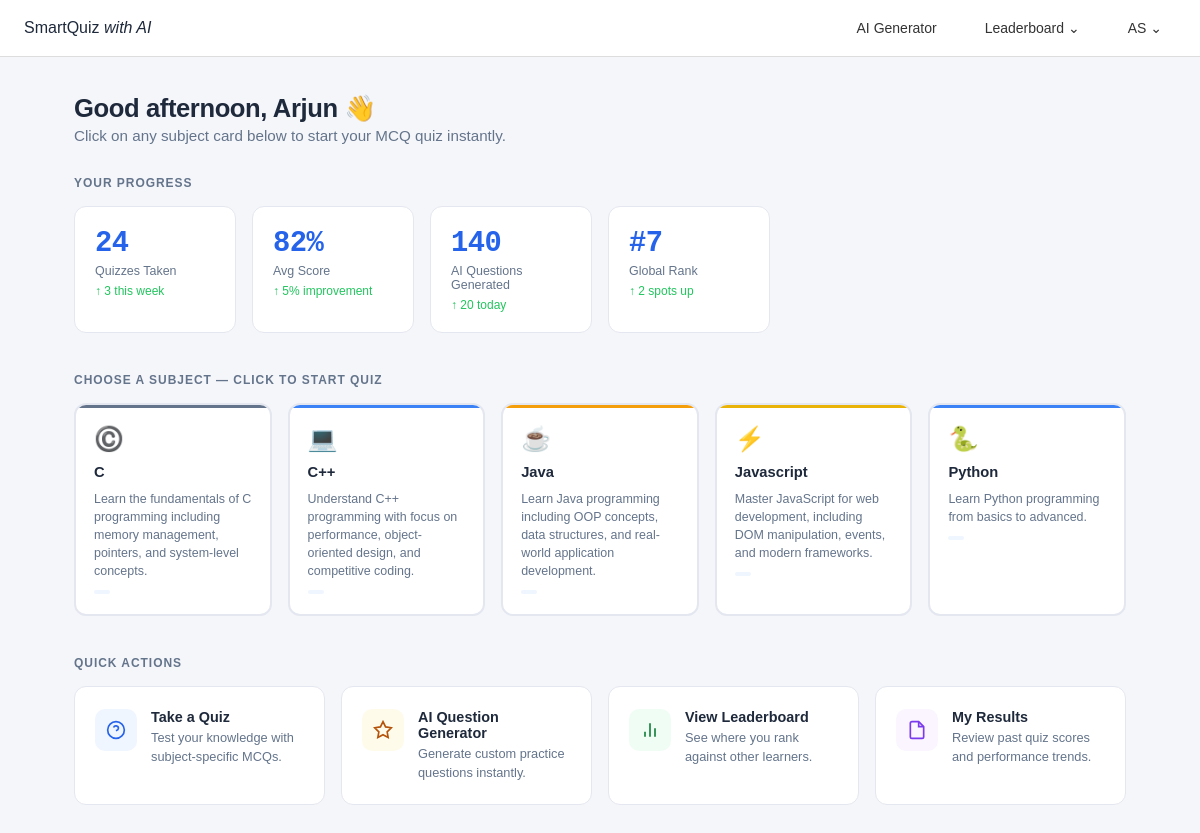
The page /accounts/dashboard/ on the database its author committed.
### ai/models.py (models this page shows, shortened)
class Subject(models.Model):
    name        = models.CharField(max_length=100)
    slug        = models.SlugField(unique=True)          # e.g. 'python', 'cpp'
    icon        = models.CharField(max_length=10)        # e.g. 'Py', 'C++'
    description = models.TextField(blank=True)
    badge       = models.CharField(max_length=50, blank=True)  # e.g. 'Beginner–Advanced'
    order       = models.PositiveSmallIntegerField(default=0)
    is_active   = models.BooleanField(default=True)
    class Meta:
        ordering = ['order', 'name']

### accounts/views.py (the view)
# urls.py: path("dashboard/",views.dashboard,name='dashboard'),
def dashboard(request):
    subjects = Subject.objects.filter(is_active=True)
    return render(request, 'accounts/dashboard.html', {
        'subjects': subjects,
    })

### accounts/templates/accounts/dashboard.html (shortened to what this page needs)
{%extends 'main/base.html' %}
{%load static %}
{% block content %}
<link rel="stylesheet" href="{% static 'accounts/dashboard.css' %}">
<nav class="navbar">
  <div class="nav-left">
     <span>SmartQuiz <em>with AI</em></span>
  </div>
  <div class="nav-right">
    <a href="{% url 'ai_page' %}" class="nav-item">
      AI Generator
    </a>
    <div class="nav-item dropdown-parent">
      Leaderboard ⌄
    </div>
    <div class="nav-item dropdown-parent">
      AS ⌄
    </div>
  </div>
</nav>
<main>
  <div id="dashView">
    <div class="page-header">
      <h1>Good afternoon, Arjun 👋</h1>
      <p>Click on any subject card below to start your MCQ quiz instantly.</p>
    </div>
    <div class="sec-label">Your Progress</div>
    <div class="stats-row">
      <div class="stat-card"><div class="stat-val">24</div><div class="stat-label">Quizzes Taken</div><div class="stat-delta">↑ 3 this week</div></div>
      <div class="stat-card"><div class="stat-val">82%</div><div class="stat-label">Avg Score</div><div class="stat-delta">↑ 5% improvement</div></div>
      <div class="stat-card"><div class="stat-val">140</div><div class="stat-label">AI Questions Generated</div><div class="stat-delta">↑ 20 today</div></div>
      <div class="stat-card"><div class="stat-val">#7</div><div class="stat-label">Global Rank</div><div class="stat-delta">↑ 2 spots up</div></div>
    </div>
<div class="sec-label">Choose a Subject — Click to Start Quiz</div>
<div class="subject-grid">
  {% for subject in subjects %}
  <div class="subject-card" data-sub="{{ subject.slug }}" onclick="startQuiz('{{ subject.slug }}')">
    <div class="sub-icon">{{ subject.icon }}</div>
    <div class="sub-name">{{ subject.name }}</div>
    <div class="sub-desc">{{ subject.description }}</div>
    <div class="sub-badge">{{ subject.badge }}</div>
  </div>
  {% empty %}
  <p style="color:#888;">No subjects available yet. Ask your admin to add some!</p>
  {% endfor %}
</div>
    <div class="sec-label">Quick Actions</div>
    <div class="actions-grid">
      <div class="action-card" onclick="showToast('Click a subject card above to take a quiz.')">
        <div class="act-icon blue"><svg width="20" height="20" fill="none" stroke="currentColor" stroke-width="2" viewBox="0 0 24 24"><circle cx="12" cy="12" r="10"/><path d="M9.09 9a3 3 0 015.83 1c0 2-3 3-3 3"/><line x1="12" y1="17" x2="12.01" y2="17"/></svg></div>
        <div class="act-text"><strong>Take a Quiz</strong><span>Test your knowledge with subject-specific MCQs.</span></div>
      </div>
      <div class="action-card" onclick="showToast('AI Question Generator coming soon...')">
        <div class="act-icon amber"><svg width="20" height="20" fill="none" stroke="currentColor" stroke-width="2" viewBox="0 0 24 24"><polygon points="12 2 15.09 8.26 22 9.27 17 14.14 18.18 21.02 12 17.77 5.82 21.02 7 14.14 2 9.27 8.91 8.26 12 2"/></svg></div>
        <div class="act-text"><strong>AI Question Generator</strong><span>Generate custom practice questions instantly.</span></div>
      </div>
      <div class="action-card" onclick="showToast('Loading Leaderboard...')">
        <div class="act-icon green"><svg width="20" height="20" fill="none" stroke="currentColor" stroke-width="2" viewBox="0 0 24 24"><polyline points="18 20 18 10"/><polyline points="12 20 12 4"/><polyline points="6 20 6 14"/></svg></div>
        <div class="act-text"><strong>View Leaderboard</strong><span>See where you rank against other learners.</span></div>
      </div>
      <div class="action-card" onclick="showToast('Loading your results...')">
        <div class="act-icon purple"><svg width="20" height="20" fill="none" stroke="currentColor" stroke-width="2" viewBox="0 0 24 24"><path d="M14 2H6a2 2 0 00-2 2v16a2 2 0 002 2h12a2 2 0 002-2V8z"/><polyline points="14 2 14 8 20 8"/></svg></div>
        <div class="act-text"><strong>My Results</strong><span>Review past quiz scores and performance trends.</span></div>
      </div>
    </div>
  </div>
</main>
{%endblock content%}

### main/templates/main/base.html (shortened to what this page needs)
{% load static %}
<!DOCTYPE html>
<html lang="en">
<head>
  <link rel="stylesheet" href="{% static 'main/toast.css' %}">
</head>
<body>
  {% block content %}{% endblock %}
</body>
</html>

### accounts/static/accounts/dashboard.css (style rules this page uses)
*, *::before, *::after { box-sizing: border-box; margin: 0; padding: 0; }
:root { --bg: #f5f6fa; --surface: #ffffff; --border: #e4e7ef; --blue: #3b82f6; --blue-dark: #2563eb; --blue-soft: #eff6ff; --text: #1e293b; --muted: #64748b; --success: #22c55e; --danger: #ef4444; --radius: 12px; --shadow: 0 2px 12px rgba(30,41,59,.08); --shadow-lg: 0 8px 30px rgba(30,41,59,.12); }
body { font-family: 'DM Sans', sans-serif; background: var(--bg); color: var(--text); min-height: 100vh; }
.navbar { display: flex; justify-content: space-between; align-items: center; padding: 12px 24px; background: white; border-bottom: 1px solid #ddd; }
.nav-right { display: flex; align-items: center; gap: 20px; }
.nav-item { position: relative; padding: 8px 14px; cursor: pointer; font-size: 14px; color: #333; border-radius: 6px; text-decoration: none; }
main { max-width: 1100px; margin: 0 auto; padding: 36px 24px 60px; }
.page-header { margin-bottom: 32px; }
.page-header h1 { font-size: 1.6rem; font-weight: 600; letter-spacing: -.4px; }
.page-header p { color: var(--muted); margin-top: 4px; font-size: .95rem; }
.sec-label { font-size: .75rem; font-weight: 600; text-transform: uppercase; letter-spacing: .08em; color: var(--muted); margin-bottom: 16px; }
.stats-row { display: grid; grid-template-columns: repeat(auto-fill, minmax(160px, 1fr)); gap: 16px; margin-bottom: 40px; }
.stat-card { background: var(--surface); border: 1px solid var(--border); border-radius: var(--radius); padding: 20px; }
.stat-val { font-size: 1.8rem; font-weight: 600; letter-spacing: -.5px; color: var(--blue-dark); font-family: 'DM Mono', monospace; }
.stat-label { font-size: .78rem; color: var(--muted); margin-top: 4px; font-weight: 500; }
.stat-delta { font-size: .75rem; color: var(--success); margin-top: 6px; font-weight: 500; }
.subject-grid { display: grid; grid-template-columns: repeat(auto-fill, minmax(180px, 1fr)); gap: 16px; margin-bottom: 40px; }
.subject-card { background: var(--surface); border: 2px solid var(--border); border-radius: var(--radius); padding: 20px 18px; cursor: pointer; transition: border-color .18s, box-shadow .18s, transform .18s; display: flex; flex-direction: column; gap: 10px; position: relative; overflow: hidden; }
.subject-card::before { content: ''; position: absolute; top: 0; left: 0; right: 0; height: 3px; background: var(--cc, var(--blue)); border-radius: 3px 3px 0 0; }
.sub-icon { font-size: 1.5rem; font-family: 'DM Mono', monospace; font-weight: 500; color: var(--cc, var(--blue)); }
.sub-name { font-size: .92rem; font-weight: 600; }
.sub-desc { font-size: .78rem; color: var(--muted); line-height: 1.45; }
.sub-badge { font-size: .7rem; font-weight: 600; padding: 2px 8px; border-radius: 20px; background: var(--blue-soft); color: var(--blue-dark); width: fit-content; }
[data-sub="python"] { --cc: #3b82f6; }
[data-sub="java"] { --cc: #f59e0b; }
[data-sub="c"] { --cc: #64748b; }
[data-sub="javascript"] { --cc: #eab308; }
.actions-grid { display: grid; grid-template-columns: repeat(auto-fill, minmax(220px, 1fr)); gap: 16px; margin-bottom: 40px; }
.action-card { background: var(--surface); border: 1px solid var(--border); border-radius: var(--radius); padding: 22px 20px; cursor: pointer; transition: box-shadow .18s, transform .18s; display: flex; align-items: flex-start; gap: 14px; }
.act-icon { width: 42px; height: 42px; border-radius: 10px; display: flex; align-items: center; justify-content: center; flex-shrink: 0; }
.act-icon.blue { background: var(--blue-soft); color: var(--blue-dark); }
.act-icon.amber { background: #fffbeb; color: #b45309; }
.act-icon.green { background: #f0fdf4; color: #15803d; }
.act-icon.purple { background: #faf5ff; color: #7c3aed; }
.act-text strong { display: block; font-size: .9rem; font-weight: 600; margin-bottom: 3px; }
.act-text span { font-size: .8rem; color: var(--muted); line-height: 1.4; }

### rows shown on the page
Subject: icon "©️", name "C", description "Learn the fundamentals of C programming including memory management, pointers, and system-level concepts."
Subject: icon "💻", name "C++", description "Understand C++ programming with focus on performance, object-oriented design, and competitive coding."
Subject: icon "☕", name "Java", description "Learn Java programming including OOP concepts, data structures, and real-world application development."
Subject: icon "⚡", name "Javascript", description "Master JavaScript for web development, including DOM manipulation, events, and modern frameworks."
Subject: icon "🐍", name "Python", description "Learn Python programming from basics to advanced."
